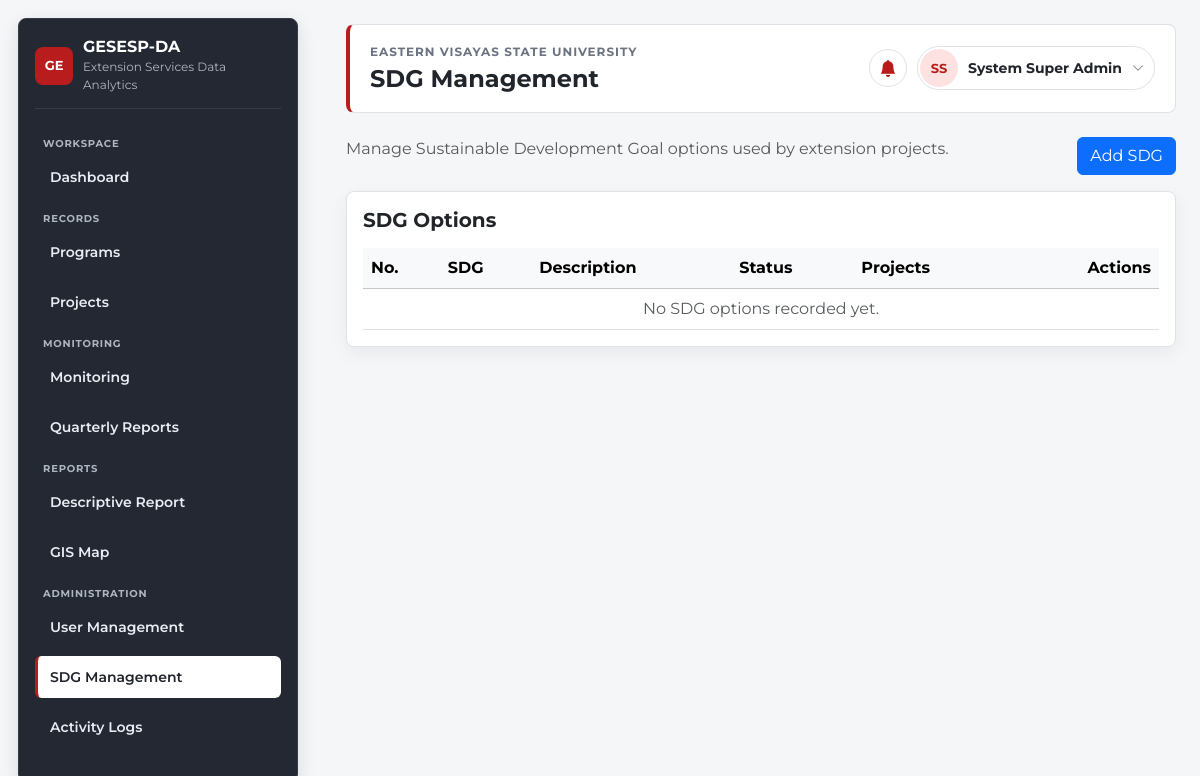
The app's page /index.php?page=sdgs (signed in), older data.
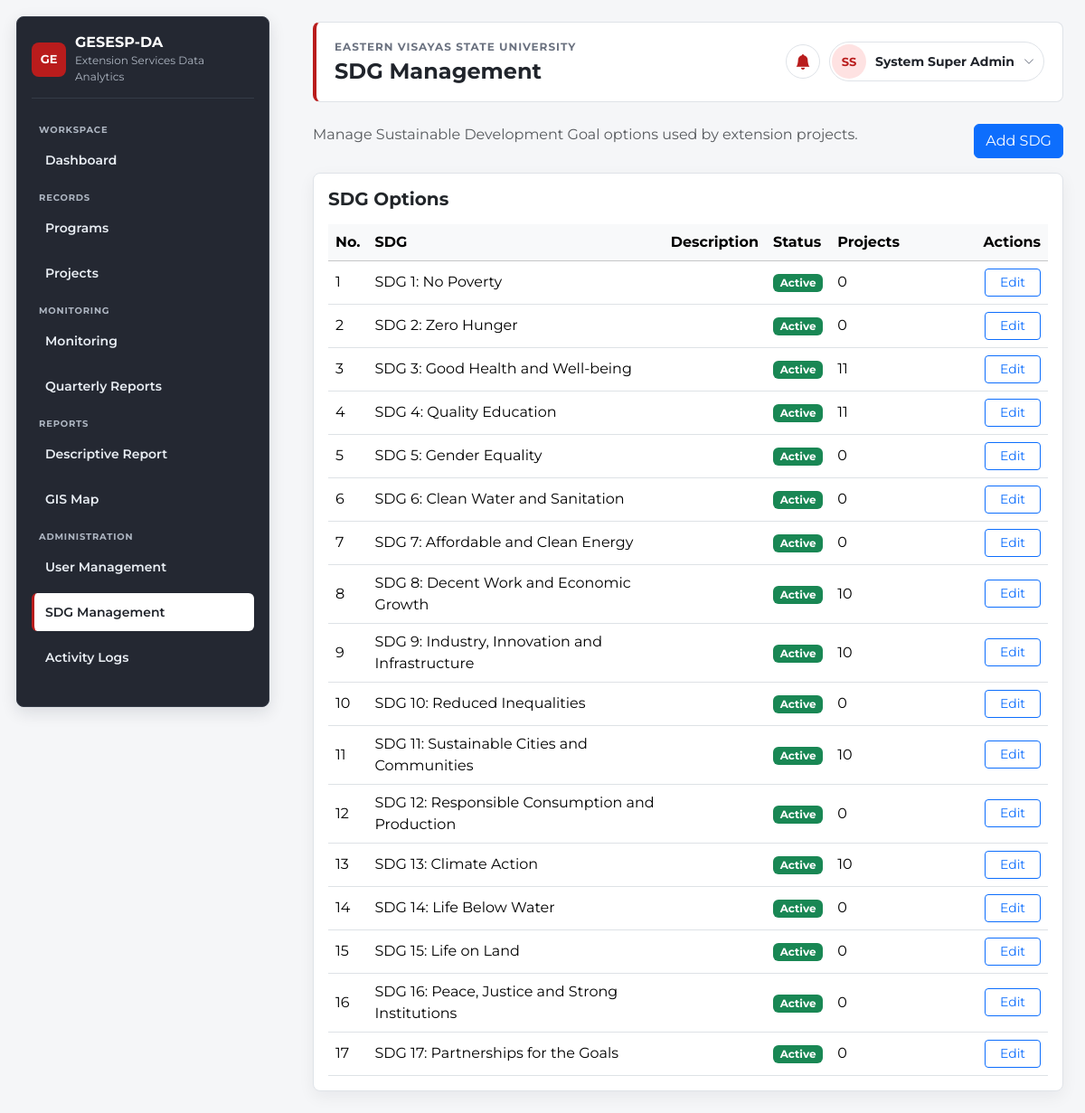
The same page, newer data.
### tables this page shows
CREATE TABLE `sdgs` (
  `id` int(11) NOT NULL,
  `sdg_number` int(11) DEFAULT NULL,
  `title` varchar(180) NOT NULL,
  `description` text DEFAULT NULL,
  `status` enum('Active','Inactive') DEFAULT 'Active',
  `created_at` timestamp NOT NULL DEFAULT current_timestamp(),
  `updated_at` timestamp NULL DEFAULT NULL ON UPDATE current_timestamp()
);

### app/controllers/SdgController.php (called while the page is built, shortened)
<?php
require_once "app/models/Sdg.php";
class SdgController {
    private $model;
    public function __construct($db) {
        $this->model = new Sdg($db);
    }
    public function index() {
        $sdgs = $this->model->all();
        include "app/views/sdgs/index.php";
    }
}
?>

### app/helpers.php (called while the page is built, shortened)
<?php
function normalizeRole($role){ $role=strtolower(trim((string)$role)); $a=['admin'=>'admin','superadmin'=>'super admin','super admin'=>'super admin','extension staff'=>'department coordinator','staff'=>'department coordinator','department coordinator'=>'department coordinator','school coordinator'=>'school coordinator','campus director'=>'campus director','campus director / dean'=>'campus director','dean'=>'campus director','deans'=>'campus director','extension director'=>'extension director','vp'=>'vp ories','vp ories'=>'vp ories','vp-ories'=>'vp ories','vice president'=>'vp ories','faculty'=>'faculty','reviewer'=>'reviewer','approver'=>'reviewer']; return $a[$role]??$role; }
function currentRole(){ return normalizeRole($_SESSION['role']??''); }
function hasRole($roles){ $c=currentRole(); foreach($roles as $r){ if($c===normalizeRole($r)) return true; } return false; }
function systemName(){ return 'GESESP-DA'; }
function systemSubtitle(){ return 'Extension Services Data Analytics'; }
function canAccessMonitoringRecords(){ return hasRole(['Super Admin','Admin']); }
function canAccessQuarterlyReports(){ return hasRole(['Department Coordinator','Extension Staff','School Coordinator','Campus Director','Dean','Extension Director','VP ORIES','Super Admin','Admin','Faculty']); }
function canAccessGisMap(){ return hasRole(['Super Admin','Admin','Campus Director','Dean','Extension Director']); }
    ?>

### app/models/Sdg.php (called while the page is built, shortened)
<?php
class Sdg {
    private $conn;
    private $defaultSdgs = [
        [1, 'No Poverty'],
        [2, 'Zero Hunger'],
        [3, 'Good Health and Well-being'],
        [4, 'Quality Education'],
        [5, 'Gender Equality'],
        [6, 'Clean Water and Sanitation'],
        [7, 'Affordable and Clean Energy'],
        [8, 'Decent Work and Economic Growth'],
        [9, 'Industry, Innovation and Infrastructure'],
        [10, 'Reduced Inequalities'],
        [11, 'Sustainable Cities and Communities'],
        [12, 'Responsible Consumption and Production'],
        [13, 'Climate Action'],
        [14, 'Life Below Water'],
        [15, 'Life on Land'],
        [16, 'Peace, Justice and Strong Institutions'],
        [17, 'Partnerships for the Goals'],
    ];
    public function __construct($db) {
        $this->conn = $db;
        $this->ensureTables();
    }
    private function esc($value) {
        return $this->conn->real_escape_string($value ?? '');
    }
    private function ensureTables() {
        $this->ensureProjectSdgColumn();
    }
    private function ensureProjectSdgColumn() {
        $result = @$this->conn->query("SHOW COLUMNS FROM projects LIKE 'sdg'");
        if($result && $row = $result->fetch_assoc()) {
            if(stripos((string)($row['Type'] ?? ''), 'text') !== false) return true;
        }
        return true;
    }
    private function seedDefaults() {
        foreach($this->defaultSdgs as $sdg) {
            $number = intval($sdg[0]);
            $title = $this->esc($sdg[1]);
        }
    }
    public function label($row) {
        $title = trim((string)($row['title'] ?? ''));
        $number = intval($row['sdg_number'] ?? 0);
        return $number > 0 ? "SDG $number: $title" : $title;
    }
    private function attachLabels($rows) {
        return $rows;
    }
    public function all() {
        $sql = "SELECT sdgs.*,
                    (SELECT COUNT(*) FROM project_sdgs WHERE project_sdgs.sdg_id = sdgs.id) AS project_count
                FROM sdgs
                ORDER BY COALESCE(sdg_number, 999), title";
        $result = $this->conn->query($sql);
        $data = [];
        if($result) while($row = $result->fetch_assoc()) $data[] = $row;
        return $this->attachLabels($data);
    }
}
?>

### app/views/sdgs/index.php (the view, shortened to what this page needs)
<?php include "app/views/layouts/header.php"; ?>
<div class="d-flex flex-wrap justify-content-between align-items-start gap-3 mb-3">
    <p class="text-muted mb-0">Manage Sustainable Development Goal options used by extension projects.</p>
    <button class="btn btn-primary" data-bs-toggle="modal" data-bs-target="#addSdgModal">Add SDG</button>
</div>
<div class="card p-3">
    <div class="d-flex justify-content-between align-items-center mb-3">
        <h5 class="fw-bold mb-0">SDG Options</h5>
    </div>
    <div class="table-responsive">
        <table class="table table-hover align-middle mb-0">
            <thead class="table-light">
                <tr>
                    <th>No.</th>
                    <th>SDG</th>
                    <th>Description</th>
                    <th>Status</th>
                    <th>Projects</th>
                    <th class="text-end actions-column">Actions</th>
                </tr>
            </thead>
            <tbody>
            <?php foreach($sdgs as $sdg): ?>
                <?php $sdgId = intval($sdg['id']); ?>
                <tr>
                    <td><?= !empty($sdg['sdg_number']) ? intval($sdg['sdg_number']) : '-' ?></td>
                    <td><?= htmlspecialchars($sdg['label'] ?? '') ?></td>
                    <td><?= htmlspecialchars($sdg['description'] ?? '') ?></td>
                    <td>
                        <span class="badge bg-<?= ($sdg['status'] ?? 'Active') === 'Active' ? 'success' : 'secondary' ?>">
                            <?= htmlspecialchars($sdg['status'] ?? 'Active') ?>
                        </span>
                    </td>
                    <td><?= intval($sdg['project_count'] ?? 0) ?></td>
                    <td class="text-end table-actions actions-column">
                        <button class="btn btn-sm btn-outline-primary" data-bs-toggle="modal" data-bs-target="#editSdgModal<?= $sdgId ?>">Edit</button>
                    </td>
                </tr>
            <?php endforeach; ?>
            <?php if(empty($sdgs)): ?>
                <tr><td colspan="6" class="text-center text-muted">No SDG options recorded yet.</td></tr>
            <?php endif; ?>
            </tbody>
        </table>
    </div>
</div>
<?php include "app/views/layouts/footer.php"; ?>

### index.php (shortened to what this page needs)
<?php
require_once "app/helpers.php";
$db = (new Database())->connect();
$page = $_GET['page'] ?? 'login';
switch ($page) {
    case 'sdgs':
        require_once "app/controllers/SdgController.php";
        (new SdgController($db))->index();
        break;
}
?>

### app/views/layouts/header.php (shortened to what this page needs)
<?php
$currentPage = $_GET['page'] ?? 'dashboard';
$fullName = trim($_SESSION['fullname'] ?? 'User');
$pageTitles = [
    'approval_center' => 'Approval Center',
    'approvals' => 'Approval Queue',
    'dashboard' => 'Executive Monitoring Dashboard',
    'programs' => 'Program Management',
    'projects' => 'Project Management',
    'monitoring' => 'Monitoring Records',
    'quarterly_reports' => 'Quarterly Reports',
    'edit_quarterly_report' => 'Quarterly Report',
    'view_quarterly_report' => 'Quarterly Report',
    'report' => 'Descriptive Report',
    'map' => 'GIS Map',
    'users' => 'User Management',
    'sdgs' => 'SDG Management',
    'logs' => 'Activity Logs',
    'notifications' => 'Notifications',
];
$pageTitle = $pageTitles[$currentPage] ?? systemName();
$activeClass = function(array $pages) use ($currentPage) {
    return in_array($currentPage, $pages, true) ? ' active' : '';
};
$menuAllowed = function(array $roles) {
    return hasRole($roles);
};
$nameParts = preg_split('/\s+/', $fullName);
$initials = '';
foreach($nameParts as $part) {
    $initials .= strtoupper(substr($part, 0, 1));
    if(strlen($initials) >= 2) break;
}
?>
<!DOCTYPE html>
<html lang="en">
<head>
    <link href="https://cdn.jsdelivr.net/npm/bootstrap@5.3.3/dist/css/bootstrap.min.css" rel="stylesheet">
    <link href="https://cdn.jsdelivr.net/npm/bootstrap-icons@1.11.3/font/bootstrap-icons.min.css" rel="stylesheet">
    <link rel="stylesheet" href="https://unpkg.com/leaflet/dist/leaflet.css"/>
    <link rel="stylesheet" href="public/assets/css/style.css?v=<?= filemtime('public/assets/css/style.css') ?>">
</head>
<body>
<div class="app-shell">
    <aside class="sidebar no-print" aria-label="Main navigation">
        <div class="sidebar-brand">
            <div class="brand-mark" aria-hidden="true">GE</div>
            <div>
                <h1><?= htmlspecialchars(systemName()) ?></h1>
                <p><?= htmlspecialchars(systemSubtitle()) ?></p>
            </div>
        </div>
        <nav class="sidebar-nav">
            <p class="sidebar-label">Workspace</p>
            <?php if($menuAllowed(['Super Admin','Admin','Extension Director','Reviewer'])): ?>
                <a class="sidebar-link<?= $activeClass(['dashboard']) ?>" href="index.php?page=dashboard">Dashboard</a>
            <?php endif; ?>
            <?php if($menuAllowed(['Super Admin','Admin'])): ?>
                <p class="sidebar-label">Records</p>
                <a class="sidebar-link<?= $activeClass(['programs']) ?>" href="index.php?page=programs">Programs</a>
                <a class="sidebar-link<?= $activeClass(['projects']) ?>" href="index.php?page=projects">Projects</a>
            <?php endif; ?>
            <?php
                $canViewMonitoringRecords = canAccessMonitoringRecords();
                $canViewQuarterlyReports = canAccessQuarterlyReports();
            ?>
            <?php if($canViewMonitoringRecords || $canViewQuarterlyReports): ?>
                <p class="sidebar-label">Monitoring</p>
                <?php if($canViewMonitoringRecords): ?>
                    <a class="sidebar-link<?= $activeClass(['monitoring']) ?>" href="index.php?page=monitoring">Monitoring</a>
                <?php endif; ?>
                <?php if($canViewQuarterlyReports): ?>
                    <a class="sidebar-link<?= $activeClass(['quarterly_reports','edit_quarterly_report','view_quarterly_report']) ?>" href="index.php?page=quarterly_reports">Quarterly Reports</a>
                <?php endif; ?>
            <?php endif; ?>
            <?php if($menuAllowed(['Super Admin','Admin','Extension Director'])): ?>
                <p class="sidebar-label">Reports</p>
                <a class="sidebar-link<?= $activeClass(['report']) ?>" href="index.php?page=report">Descriptive Report</a>
            <?php endif; ?>
            <?php if(canAccessGisMap()): ?>
                <a class="sidebar-link<?= $activeClass(['map']) ?>" href="index.php?page=map">GIS Map</a>
            <?php endif; ?>
            <?php if($menuAllowed(['Super Admin','Admin'])): ?>
                <p class="sidebar-label">Administration</p>
                <a class="sidebar-link<?= $activeClass(['users']) ?>" href="index.php?page=users">User Management</a>
                <a class="sidebar-link<?= $activeClass(['sdgs']) ?>" href="index.php?page=sdgs">SDG Management</a>
                <a class="sidebar-link<?= $activeClass(['logs']) ?>" href="index.php?page=logs">Activity Logs</a>
            <?php endif; ?>
        </nav>
    </aside>
    <main class="content">
        <header class="page-header no-print">
            <div class="header-title">
                <p class="header-kicker">Eastern Visayas State University</p>
                <h1><?= htmlspecialchars($pageTitle) ?></h1>
            </div>
            <div class="header-account">
                <div class="header-actions">
                    <?php if(isset($_SESSION['user_id'])): ?>
                        <div class="notification-dropdown-wrap">
                            <button class="header-notification" type="button" data-notification-dropdown-toggle aria-expanded="false" aria-controls="notificationDropdown" aria-label="Notifications" title="Notifications">
                                <i class="bi bi-bell-fill header-notification-icon" aria-hidden="true"></i>
                            </button>
                        </div>
                    <?php endif; ?>
                    <div class="account-dropdown">
                        <button class="header-user" type="button" id="accountMenuButton" data-account-dropdown-toggle aria-expanded="false" aria-controls="accountMenu">
                            <div class="account-avatar" aria-hidden="true"><?= htmlspecialchars($initials) ?></div>
                            <div class="header-user-meta">
                                <p><?= htmlspecialchars($fullName) ?></p>
                            </div>
                            <i class="bi bi-chevron-down account-caret" aria-hidden="true"></i>
                        </button>
                    </div>
                </div>
            </div>
        </header>

### app/views/layouts/footer.php (shortened to what this page needs)
    </main>
</div>
</body>
</html>

Row changes from the older to the newer data that the page shows:
added sdgs: sdg_number "1", label "SDG 1: No Poverty", status "Active", project_count "0"
added sdgs: sdg_number "2", label "SDG 2: Zero Hunger", status "Active", project_count "0"
added sdgs: sdg_number "3", label "SDG 3: Good Health and Well-being", status "Active", project_count "11"
added sdgs: sdg_number "4", label "SDG 4: Quality Education", status "Active", project_count "11"
added sdgs: sdg_number "5", label "SDG 5: Gender Equality", status "Active", project_count "0"
added sdgs: sdg_number "6", label "SDG 6: Clean Water and Sanitation", status "Active", project_count "0"
added sdgs: sdg_number "7", label "SDG 7: Affordable and Clean Energy", status "Active", project_count "0"
added sdgs: sdg_number "8", label "SDG 8: Decent Work and Economic Growth", status "Active", project_count "10"
added sdgs: sdg_number "9", label "SDG 9: Industry, Innovation and Infrastructure", status "Active", project_count "10"
added sdgs: sdg_number "10", label "SDG 10: Reduced Inequalities", status "Active", project_count "0"
added sdgs: sdg_number "11", label "SDG 11: Sustainable Cities and Communities", status "Active", project_count "10"
added sdgs: sdg_number "12", label "SDG 12: Responsible Consumption and Production", status "Active", project_count "0"
added sdgs: sdg_number "13", label "SDG 13: Climate Action", status "Active", project_count "10"
added sdgs: sdg_number "14", label "SDG 14: Life Below Water", status "Active", project_count "0"
added sdgs: sdg_number "15", label "SDG 15: Life on Land", status "Active", project_count "0"
added sdgs: sdg_number "16", label "SDG 16: Peace, Justice and Strong Institutions", status "Active", project_count "0"
added sdgs: sdg_number "17", label "SDG 17: Partnerships for the Goals", status "Active", project_count "0"
Text that changed along with them:
text no longer shown: "No SDG options recorded yet."
